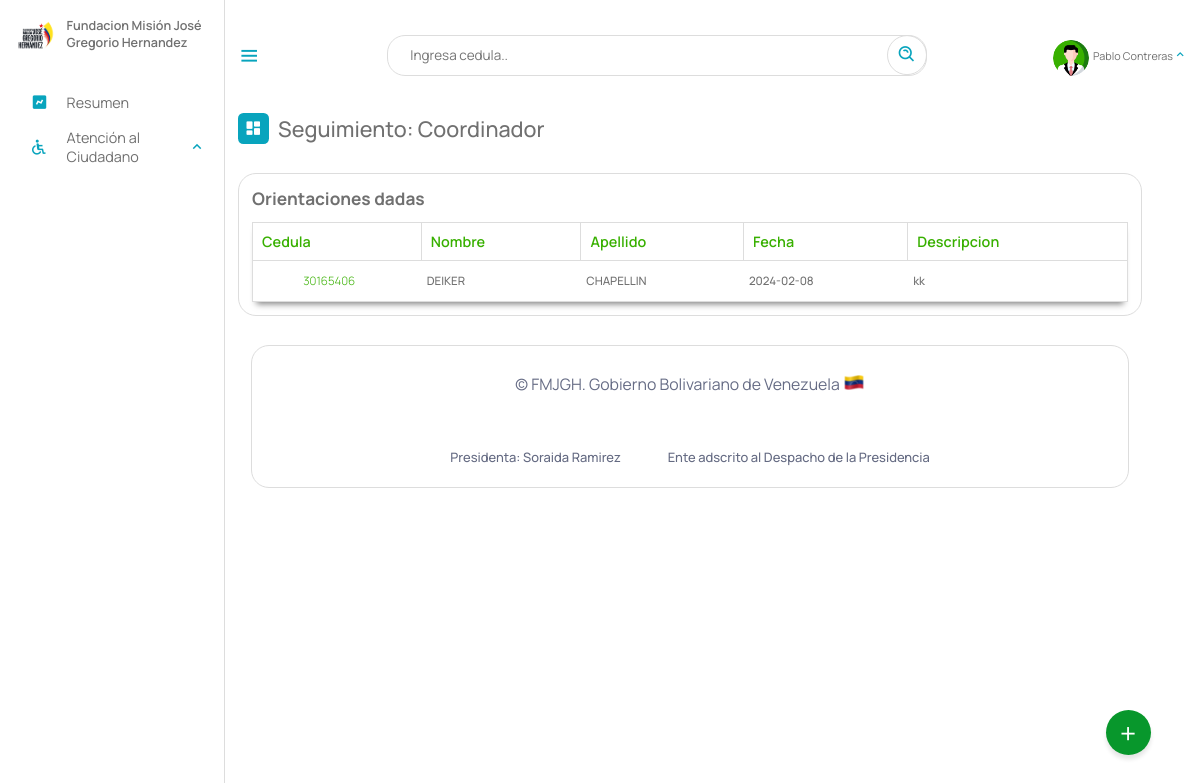
/Escritorio/01,11-orientados.php (signed in), run on an earlier commit of the app's database.
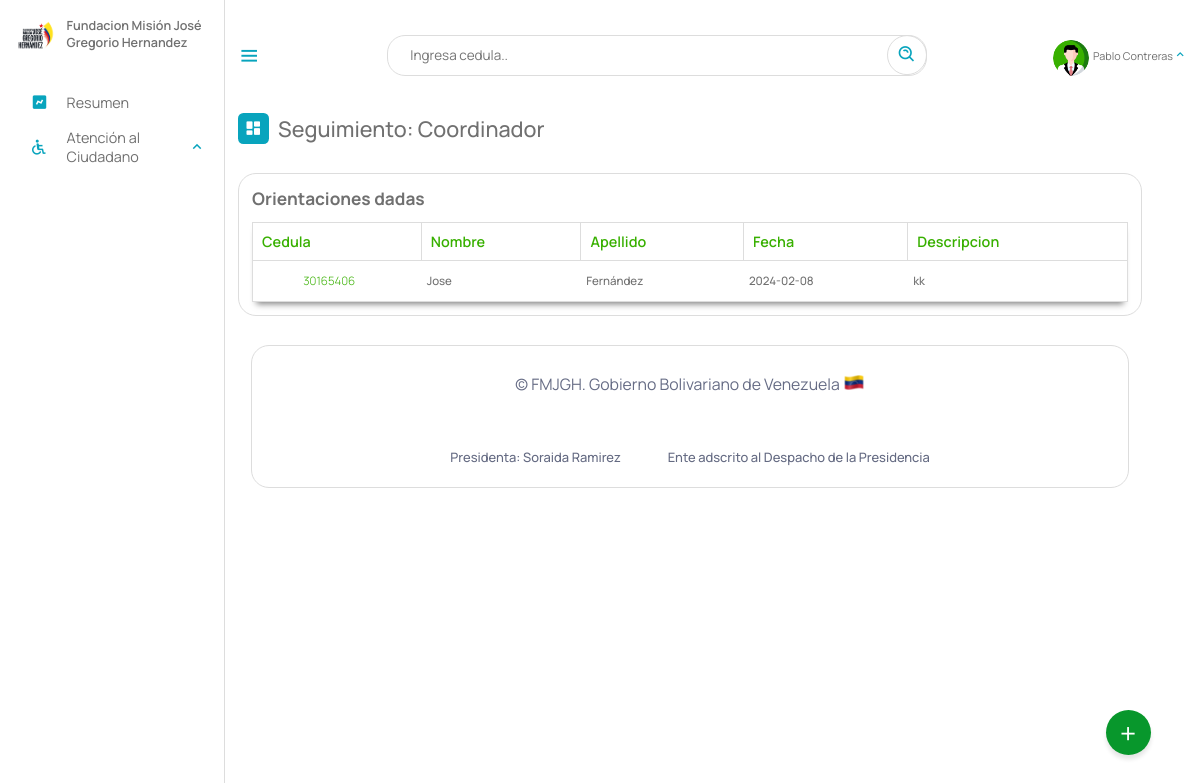
And on a later commit of the database.
### tables this page shows
CREATE TABLE `orientaciones` (
  `id` int(11) NOT NULL AUTO_INCREMENT,
  `descripcion` text NOT NULL,
  `fecha_orientacion` date NOT NULL,
  `cedula` int(11) NOT NULL,
  `por` int(12) DEFAULT NULL,
  PRIMARY KEY (`id`),
  KEY `cedula` (`cedula`),
  KEY `por` (`por`)
);

CREATE TABLE `beneficiario` (
  `cedula` int(12) NOT NULL,
  `nombre` text NOT NULL,
  `apellido` text NOT NULL,
  `fecha_naci` date NOT NULL,
  `email` varchar(50) NOT NULL,
  `telefono` varchar(12) NOT NULL,
  `nacionalidad` char(2) NOT NULL,
  `edad` int(2) NOT NULL,
  `sexo` char(1) NOT NULL,
  `edo_civil` text NOT NULL,
  `nro_hijo` int(2) DEFAULT NULL,
  `estado` varchar(10) NOT NULL,
  `municipio` varchar(20) NOT NULL,
  `parroquia` varchar(10) NOT NULL,
  `discapacidad` varchar(10) NOT NULL,
  `atencion_solicitada` varchar(10) NOT NULL,
  `certificado` varchar(50) DEFAULT NULL,
  `registrado_por` text DEFAULT NULL,
  `fecha_registro` date NOT NULL,
  PRIMARY KEY (`cedula`),
  KEY `estado` (`estado`),
  KEY `discapacidad` (`discapacidad`),
  KEY `atencion_solicitada` (`atencion_solicitada`),
  KEY `municipio` (`municipio`),
  KEY `parroquia` (`parroquia`),
  CONSTRAINT `beneficiario_ibfk_1` FOREIGN KEY (`estado`) REFERENCES `estados` (`id_estados`) ON DELETE CASCADE,
  CONSTRAINT `beneficiario_ibfk_2` FOREIGN KEY (`municipio`) REFERENCES `municipios` (`id_municipios`) ON DELETE CASCADE,
  CONSTRAINT `beneficiario_ibfk_3` FOREIGN KEY (`parroquia`) REFERENCES `parroquia` (`id`) ON DELETE CASCADE ON UPDATE CASCADE,
  CONSTRAINT `beneficiario_ibfk_4` FOREIGN KEY (`discapacidad`) REFERENCES `discapacid_e` (`id_e`) ON DELETE CASCADE,
  CONSTRAINT `beneficiario_ibfk_5` FOREIGN KEY (`atencion_solicitada`) REFERENCES `tipoatencion` (`id`) ON DELETE CASCADE
);

### php/09-orientacion.php (called while the page is built, shortened)
<?php
include_once("ManejadorBD.php");
class orientacion extends ManejadorBD{
        private $cnn;
        public function __construct($tipoConexion){
            $this->cnn = parent::conectar($tipoConexion);
        }
		public function consultarorientacion()
	{
		try {
			$stmt = $this->cnn->prepare('SELECT orientaciones.descripcion, orientaciones.fecha_orientacion, beneficiario.cedula, beneficiario.nombre, beneficiario.apellido from orientaciones, beneficiario WHERE beneficiario.cedula=orientaciones.cedula and orientaciones.por is null');
			$stmt->setFetchMode(PDO::FETCH_ASSOC);
			$stmt->execute();
			return $stmt->fetchAll();
		} catch (PDOException $error) {
			echo "Error: ejecutando consulta SQL." . $error->getMessage();
			exit();
		}
	}
}
?>

### php/ManejadorBD.php (called while the page is built, shortened)
<?php
	class ManejadorBD extends PDO {
		public $srv	= SRV;
		public $usr	= USR;
		public $pas	= PAS;
		public $dbn	= BDN;
		public function conectar($tipoConexion){
			try{
				switch ($tipoConexion) {
				    case 1:
				        $dsn = "mysql:host=$this->srv;dbname=$this->dbn";
				        break;
				}
				$dbh = new PDO($dsn, $this->usr, $this->pas);
    			$dbh->setAttribute(PDO::ATTR_ERRMODE, PDO::ERRMODE_EXCEPTION);
			}catch(PDOException $error){
                echo "Error al Conectar con la Base de Datos: ".$error->getMessage();
                exit();
			}
            $this->conexionBD = $dbh;
			return $this->conexionBD;
		}
	}
?>

### Escritorio/01,11-orientados.php (the view, shortened to what this page needs)
<?php
include_once("partearriba.php");
?>
<div class="dash-contenido">
    <div class="overview">
        <div class="titulo">
            <i class='bx bxs-dashboard'> </i>
            <span class="link-name"> Seguimiento: <?php echo $rol ?> </span>
        </div>
    </div>
    <div class="tabla-atencion">
        <h2>Orientaciones dadas</h2>
        <table>
            <thead>
                <tr>
                    <th>Cedula</th>
                    <th>Nombre</th>
                    <th>Apellido</th>
                    <th>Fecha</th>
                    <th>Descripcion</th>
                </tr>
            </thead>
            <tbody>
                <?php
                include_once("../php/09-orientacion.php");
                $aten = new orientacion(1);
                $consulta = $aten->consultarorientacion();
                if ($consulta) {
                    foreach ($consulta as $registros) {
                ?>
                        <tr>
                        <td><a class="cedula"  id="verBeneficiario" href="__verBeneficiario.php?cedula=<?php echo $registros['cedula']; ?>"><?php echo $registros['cedula']; ?></a></td>
                            <td><?php echo $registros["nombre"]; ?></td>
                            <td><?php echo $registros["apellido"]; ?></td>
                            <td><?php echo $registros["fecha_orientacion"]; ?></td>
                            <td><?php echo $registros["descripcion"]; ?></td>
                        </tr>
                <?php
                    }
                }
                ?>
            </tbody>
        </table>
    </div>
</div>
<?php
include_once("parteabajo.php");
?>

What changed in the data, as far as the page shows it:
changed through a linked row, orientaciones "kk": beneficiario.nombre "DEIKER" → "Jose"; beneficiario.apellido "CHAPELLIN" → "Fernández"
